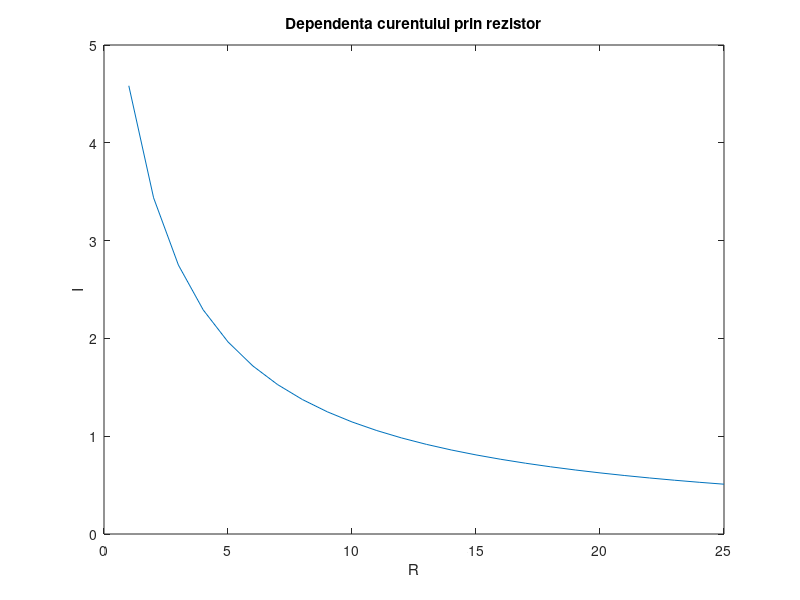
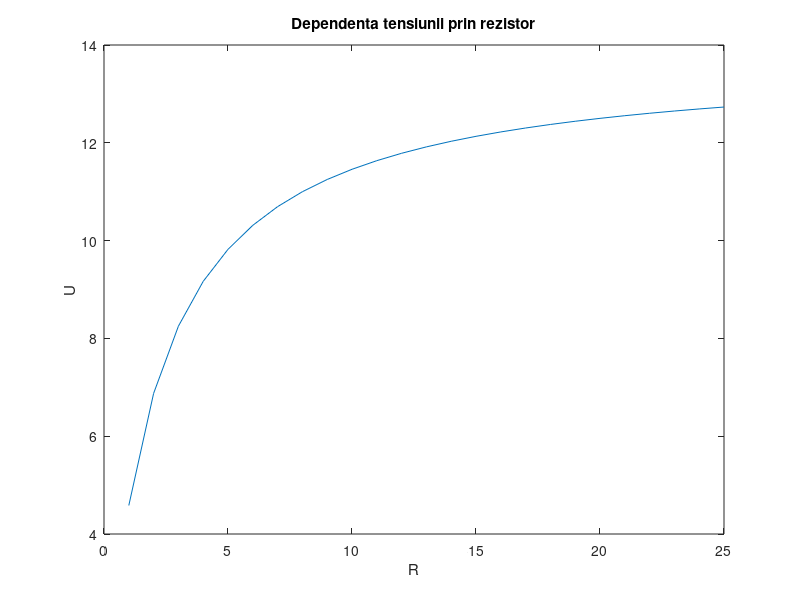
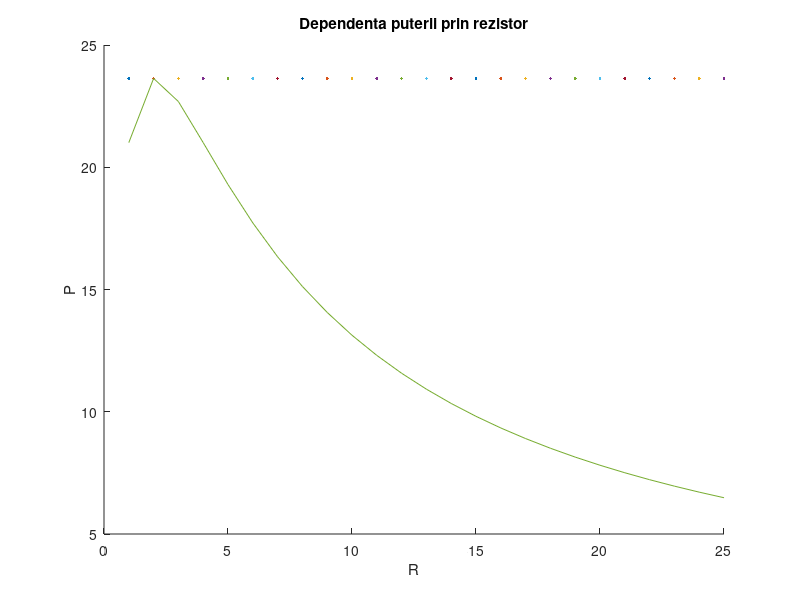

MATLAB code to generate these figures, in order:
  R = [1 : 25];
  R1 = 2;
  U = 13.75;
  I = [];
  for i = 1 : length(R)
    I(i) = U / (R1 + R(i));
  endfor
  figure(1);
  plot(R, I);
  U = [];
  title("Dependenta curentului prin rezistor");
  xlabel("R");
  ylabel("I");
  for i =1 : length(R)
    U(i) = I(i) * R(i);
  endfor
  figure(2);
  plot(R, U);
  P = [];
  title("Dependenta tensiunii prin rezistor");
  xlabel("R");
  ylabel("U");
  for i = 1 : length(R)
    P(i) = I(i) * I(i) * R(i);
  endfor
  U = 13.75;
  figure(3);
  hold on;
  P1 = (U * U) / (4 * R1);
  I = 5;
  P2 = I * I * R1;
  plot(R, P1, P);
  title("Dependenta puterii prin rezistor");
  xlabel("R");
  ylabel("P");
  hold off;